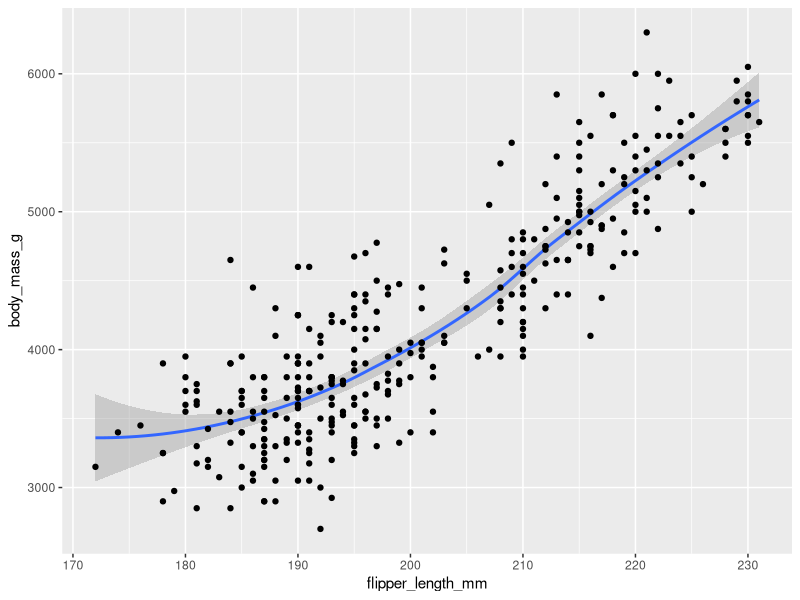
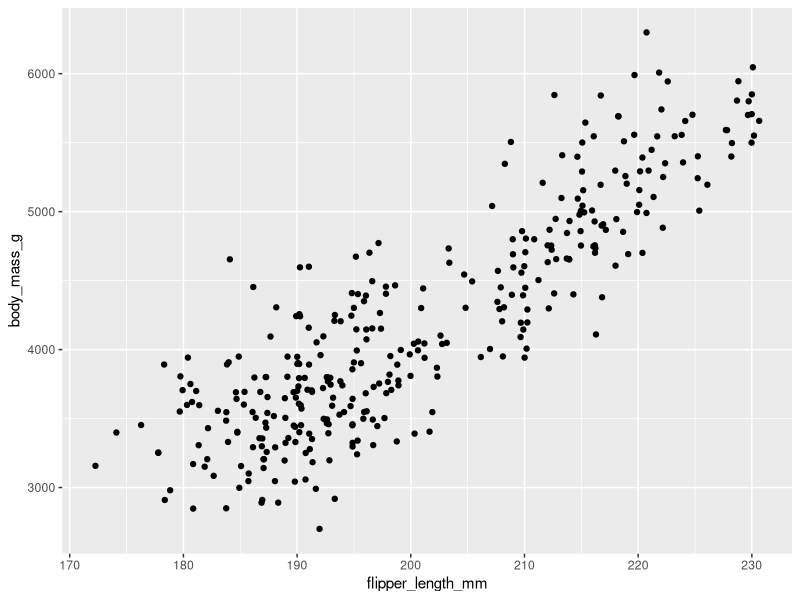
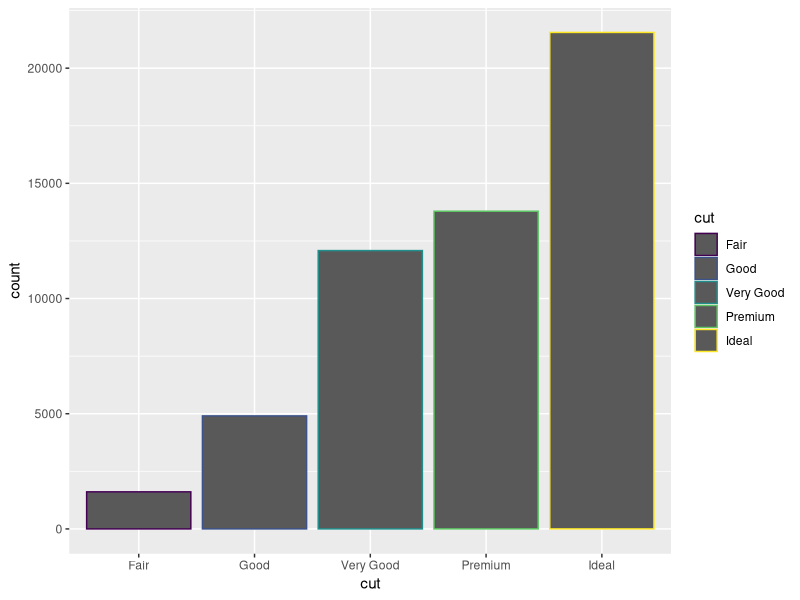
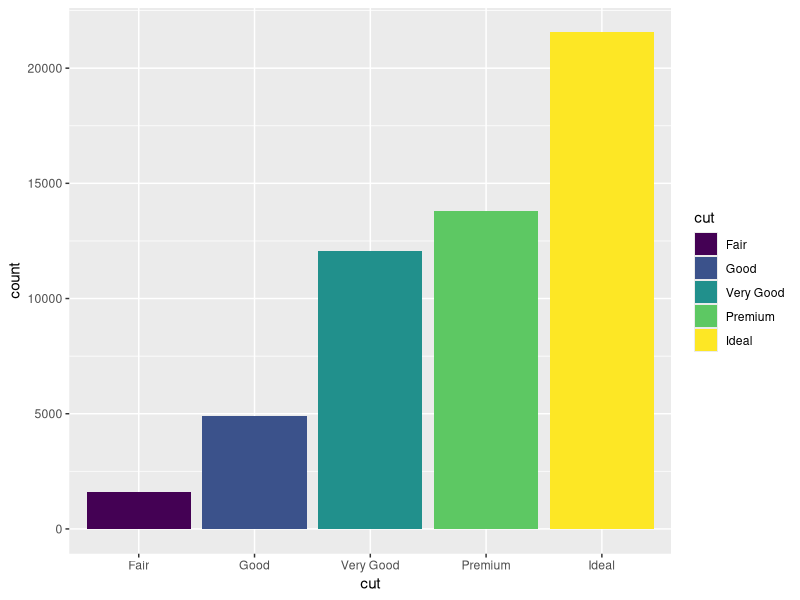
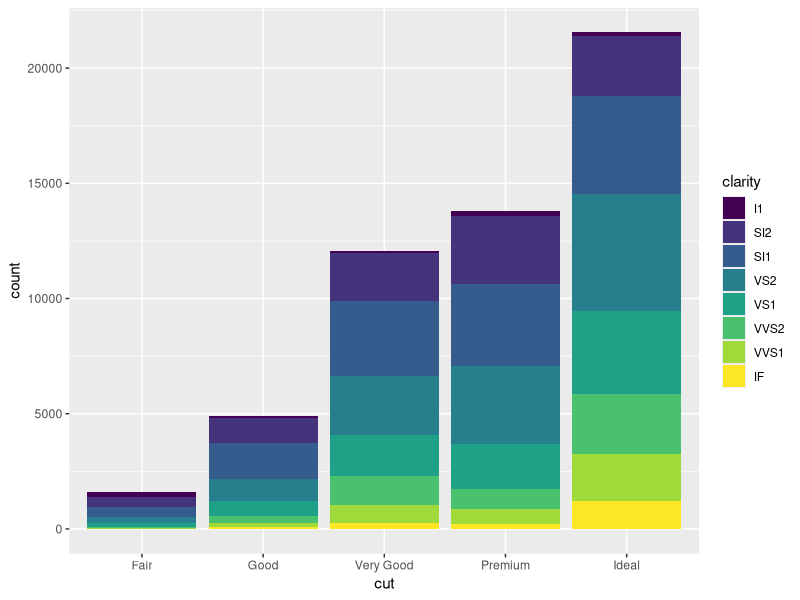
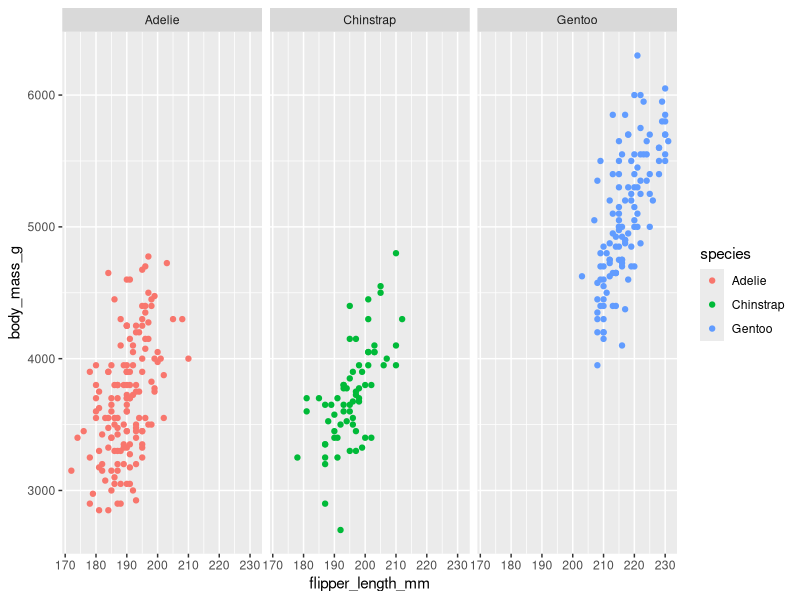
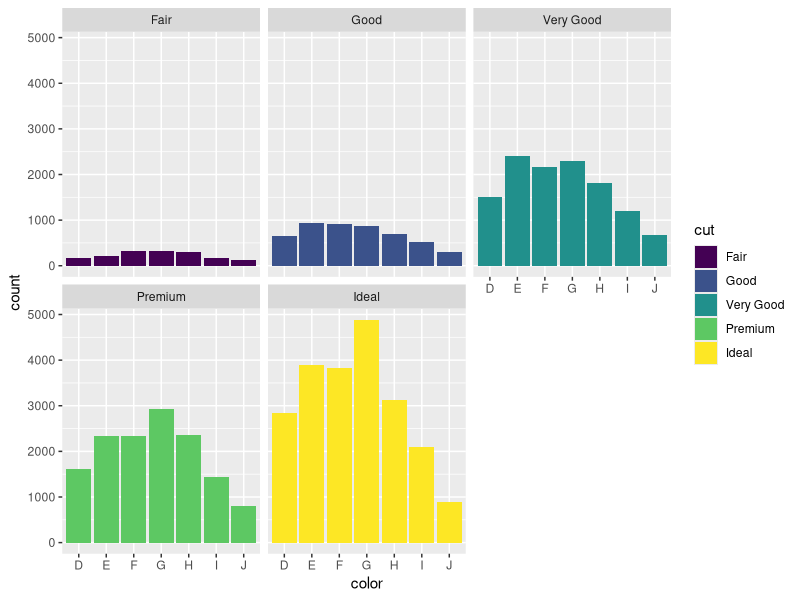
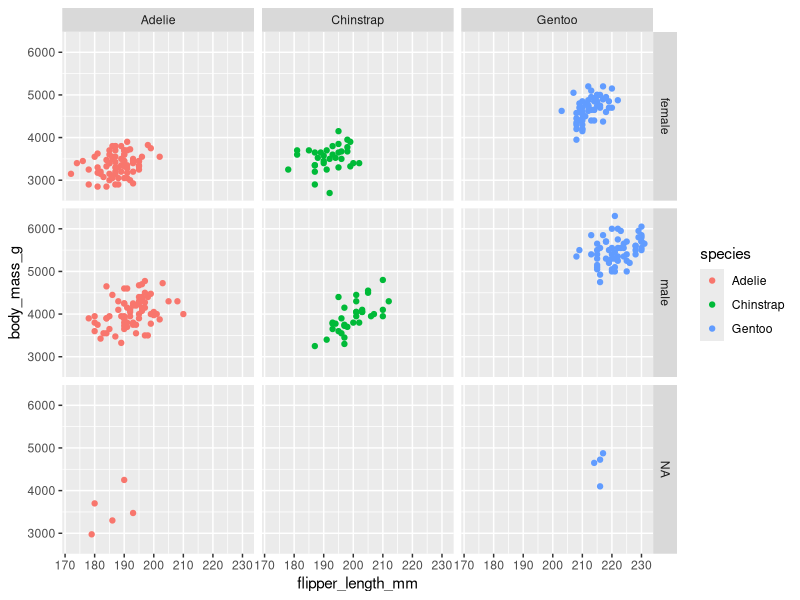

These charts were generated, in order, by the following R code:
library(palmerpenguins)
library(ggplot2)

ggplot(data = penguins) + geom_smooth(mapping = aes(x = flipper_length_mm, y = body_mass_g)) + geom_point(mapping = aes(x = flipper_length_mm, y = body_mass_g))

ggplot(data = penguins) + geom_jitter(mapping = aes(x = flipper_length_mm, y = body_mass_g))

ggplot(data = diamonds) +
  geom_bar(mapping = aes(x = cut, color = cut))

ggplot(data = diamonds) +
  geom_bar(mapping = aes(x = cut, fill = cut))

ggplot(data = diamonds) +
  geom_bar(mapping = aes(x = cut, fill = clarity))

# facet function

ggplot(data = penguins) +
  geom_point(mapping = aes(x = flipper_length_mm, y = body_mass_g, color = species)) +
  facet_wrap(~species)

ggplot(data = diamonds) +
  geom_bar(mapping = aes(x = color, fill = cut)) +
  facet_wrap(~cut)

ggplot(data = penguins) +
  geom_point(mapping = aes(x = flipper_length_mm, y = body_mass_g, color = species)) +
  facet_grid(sex~species)
